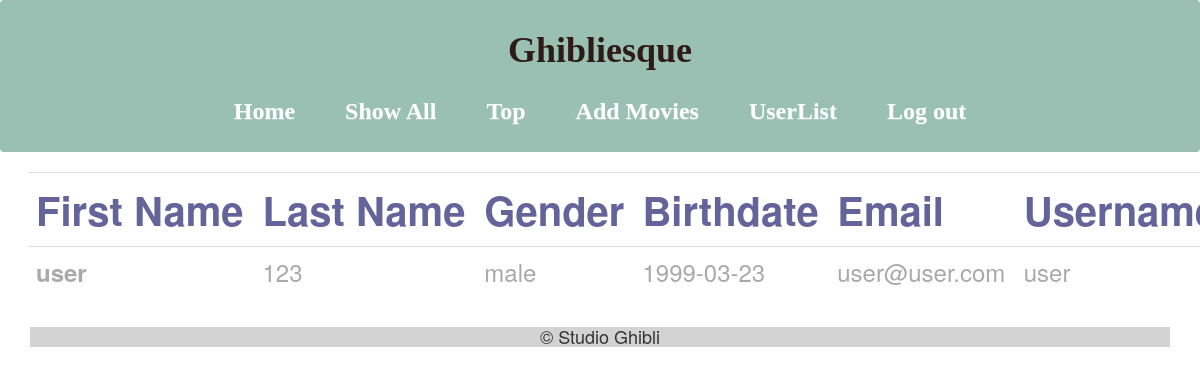
Before: /userList.php with the older database file.
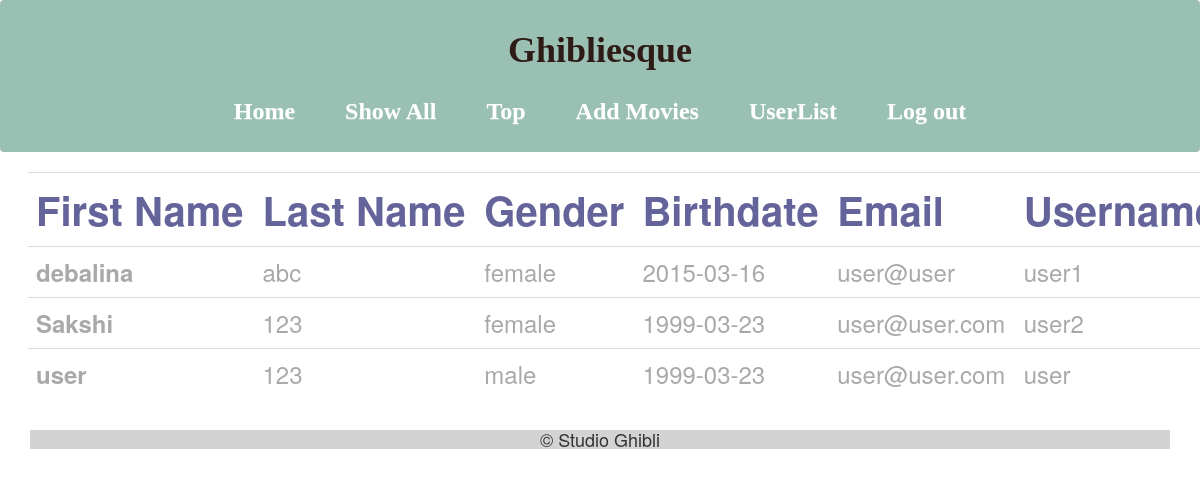
After: the same page with the newer database file.
### tables this page shows
CREATE TABLE `user` (
  `uid` int(11) NOT NULL,
  `firstname` varchar(25) NOT NULL,
  `lastname` varchar(25) NOT NULL,
  `gen` varchar(10) NOT NULL,
  `birthdate` date NOT NULL,
  `email` text NOT NULL,
  `username` varchar(30) NOT NULL,
  `pass` varchar(999) NOT NULL
);

### userList.php (the view, shortened to what this page needs)
<?php
include 'connection.php';
?>
<!DOCTYPE html>
<html>
<head>
       <link rel="stylesheet" href="https://maxcdn.bootstrapcdn.com/bootstrap/3.3.7/css/bootstrap.min.css">
     <link rel="stylesheet" href="https://maxcdn.bootstrapcdn.com/bootstrap/3.3.7/css/bootstrap-theme.min.css">
    <link rel="stylesheet" type="text/css" href="css/style.css">
</head>
<body>
   <?php
		$sql = "SELECT * FROM user";
		$result = mysqli_query($conn, $sql);
		if (mysqli_num_rows($result) > 0) {
			 echo '<table class="table table-hover" style="margin-left:2em;">
    <tr style="font-size:40px; font-weight:bold; color:rgb(100,100,155); ">
       <th>First Name</th>
       <th>Last Name</th>
       <th>Gender</th>
       <th>Birthdate</th>
       <th>Email</th>
       <th>Username</th>
    </tr> ';
		    while($row = mysqli_fetch_assoc($result)) {
		        echo " <tr style='font-size:24px; color:rgb(169,169,169);'>";
                    echo "<td>";
                    echo "<b>" .$row["firstname"] . "</b>";
                    echo "</td>";
                   echo "<td>"; echo $row["lastname"]; echo "</td>";
                    echo "<td>"; echo $row["gen"]; echo "</td>";
                  echo "<td>"; echo  $row["birthdate"]; echo "</td>";
                   echo "<td>"; echo $row["email"]; echo "</td>";
                  echo "<td>";  echo $row["username"]; echo "</td>";
		    }
		} else {
		    echo "0 results";
		} echo " </tr></table>";
?>
   <footer>
       <div class="container">
	<h4 style="text-align: center; background-color: lightgrey; width: 100%;"> &copy; Studio Ghibli</h4>
       </div>
   </footer>
</body>
</html>

### css/style.css (style rules this page uses)
.navigation { background-color: black; font-size: 17px; }

Changed rows visible on the page:
added user: firstname "debalina", lastname "abc", gen "female", birthdate "2015-03-16", email "user@user", username "user1"
added user: firstname "Sakshi", lastname "123", gen "female", birthdate "1999-03-23", email "user@user.com", username "user2"
